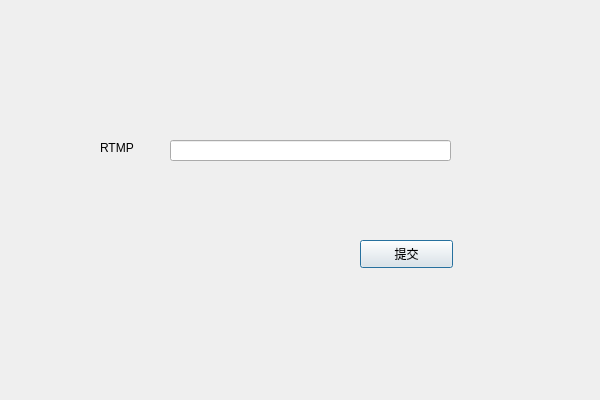
<?xml version="1.0" encoding="UTF-8"?>
<ui version="4.0">
 <class>online_dialogClass</class>
 <widget class="QDialog" name="online_dialogClass">
  <property name="geometry">
   <rect>
    <x>0</x>
    <y>0</y>
    <width>600</width>
    <height>400</height>
   </rect>
  </property>
  <property name="windowTitle">
   <string>online_dialog</string>
  </property>
  <widget class="QLabel" name="label">
   <property name="geometry">
    <rect>
     <x>100</x>
     <y>140</y>
     <width>72</width>
     <height>15</height>
    </rect>
   </property>
   <property name="text">
    <string>RTMP</string>
   </property>
  </widget>
  <widget class="QLineEdit" name="le_url">
   <property name="geometry">
    <rect>
     <x>170</x>
     <y>140</y>
     <width>281</width>
     <height>21</height>
    </rect>
   </property>
  </widget>
  <widget class="QPushButton" name="pb_commit">
   <property name="geometry">
    <rect>
     <x>360</x>
     <y>240</y>
     <width>93</width>
     <height>28</height>
    </rect>
   </property>
   <property name="text">
    <string>提交</string>
   </property>
  </widget>
 </widget>
 <layoutdefault spacing="6" margin="11"/>
 <resources/>
 <connections>
  <connection>
   <sender>pb_commit</sender>
   <signal>clicked()</signal>
   <receiver>online_dialogClass</receiver>
   <slot>pb_send()</slot>
   <hints>
    <hint type="sourcelabel">
     <x>414</x>
     <y>261</y>
    </hint>
    <hint type="destinationlabel">
     <x>504</x>
     <y>322</y>
    </hint>
   </hints>
  </connection>
 </connections>
 <slots>
  <slot>pb_send()</slot>
 </slots>
</ui>
